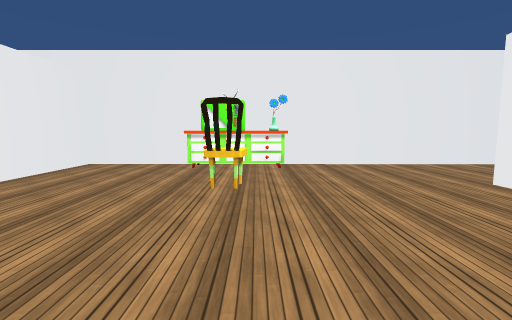
View 1 (above)

18 first-person views from a walk through a 3-D level made in the Unity game engine. The camera is 1.4 m above the floor, tilts 6° down and sees 85° across. The floor is counted in squares, 1 m on a side. Each view is taken from the middle of a square. On the plan, view 1 faces up. The plan holds only what a view shows up to about 14 squares ahead; the rest is blank. The place goes on beyond the plan. The player is left out. Some surface patterns are stand-ins.

View 2
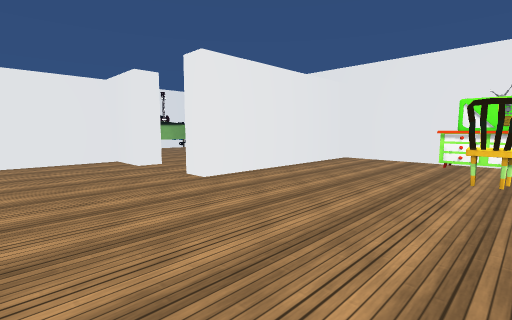

View 3
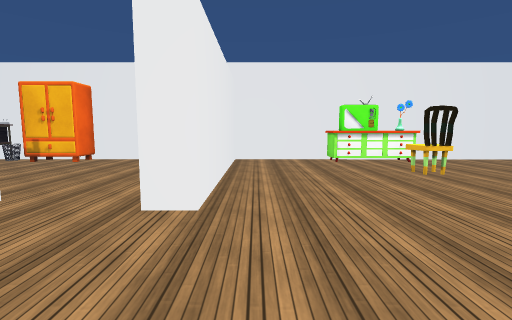

View 4
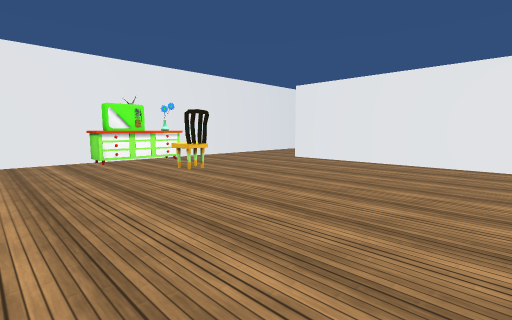

View 5
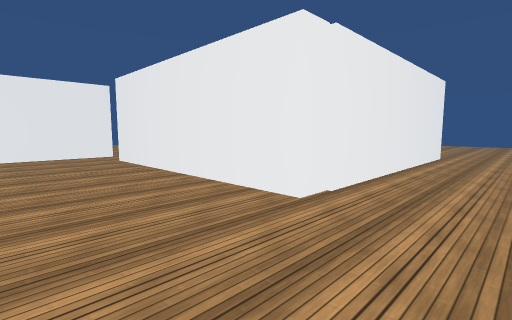

View 6
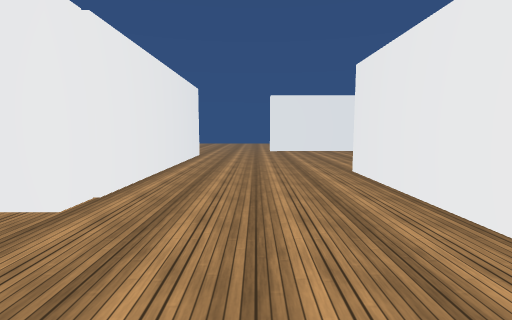

View 7
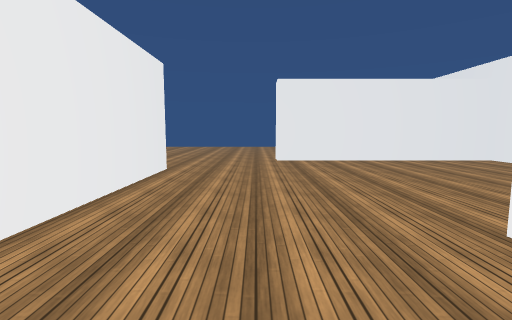

View 8
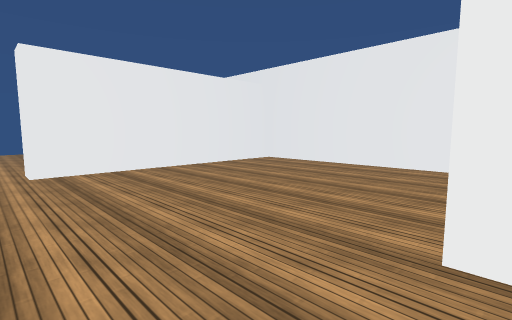

View 9
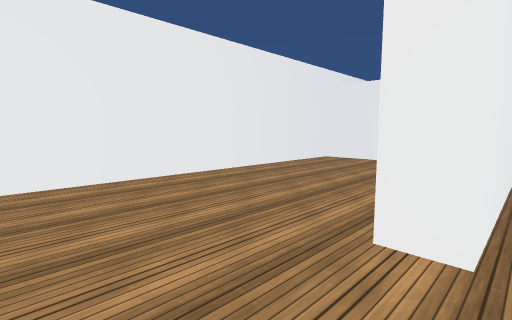

View 10
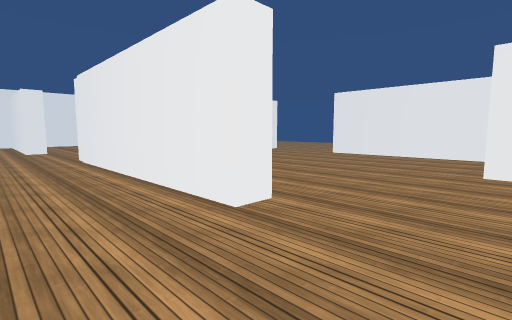

View 11
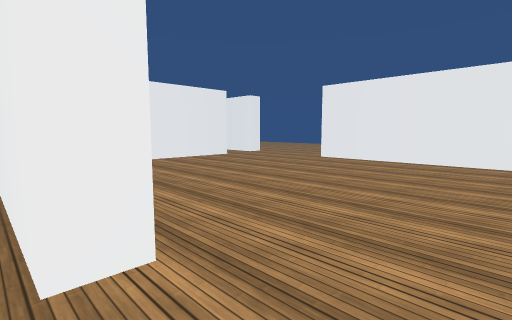

View 12
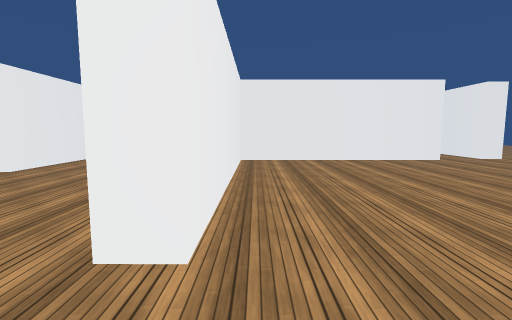

View 13
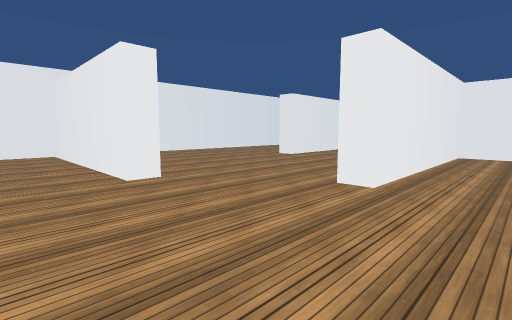

View 14
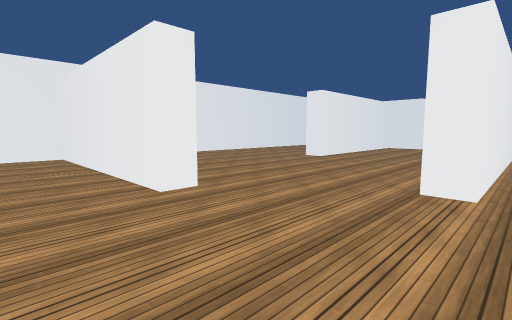

View 15
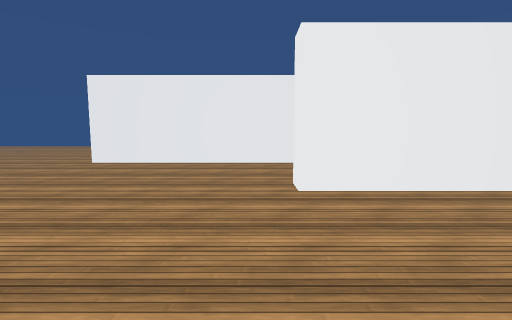

View 16
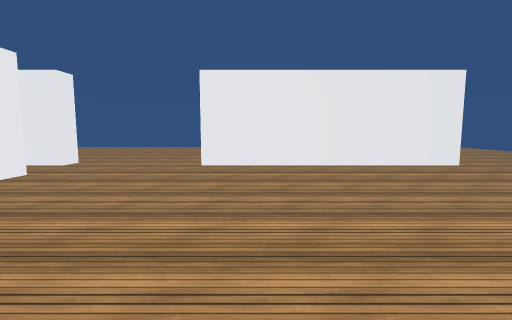

View 17
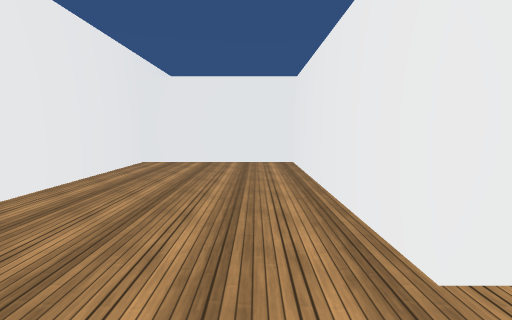

View 18
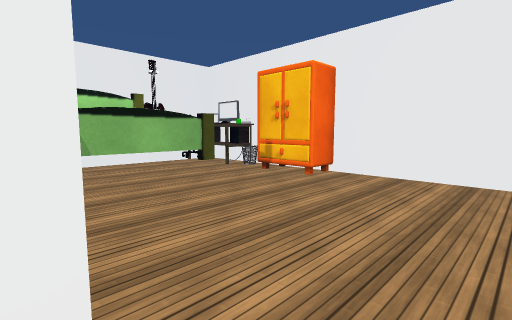

### Floor plan
Points are (right, up) in squares from view 1. A wall is a line through its corners. A room is listed if a view was taken in it or the views show most of it. See-through windows are left out.
Room 1 (views 1, 2, 3, 4, 5, 6, 7, 8, 9, 17, 18)
walls: (-11.1, 3.5) (-11.1, 2.5) (-13.3, 2.5) (-13.3, -7.6) (-14.3, -7.6) (-14.3, 2.5) (-21, 2.5) (-21, -17.1) (-11.1, -17.1); (-9.2, 11.7) (-14.1, 11.7); (-6.7, -14.2) (-6.7, -2.7) (3.9, -2.7); (-17.2, 11.7) (-20.1, 11.7); (6.2, -3.2) (6.2, 7.2); (8.6, 11.7) (-7, 11.7) (-7, 2.8) (-8.1, 2.8)
low walls: (-21, 10.4) (-21, 5.8)
ways out: opening at (-8.8, -16) to room 2; opening at (4.5, -3); opening at (8, 9)
objects: other object (-21, 10) to (-18, 11); other object (-20, 9) to (-19, 10); other object (-18, 11) to (-17, 11); other object (-16, 10) to (-14, 10); other object (-3, 10) to (1, 11); other object (-2, 11) to (0, 11); other object (-1, 6) to (0, 7)
Room 2 (views 10, 11, 12, 13, 14, 15, 16)
walls: (0.4, -21.5) (0.4, -17.1) (1.5, -17.1); (-11.1, -17.1) (-11.1, -18.1) (-21, -18.1) (-21, -20.4); (6.2, -19.2) (6.2, -8.8); (3.9, -3.7) (-5.7, -3.7) (-5.7, -14.2) (-6.7, -14.2)
ways out: opening at (-8.8, -16) to room 1; opening at (4.8, -6.5); opening at (6.5, -20.5)

Positions as (right, up) in squares from view 1, and headings:
1: (0, 0), facing up
2: (0, -2), facing up-left
3: (-6, -2), facing up
4: (-6, -2), facing up-right
5: (-10, 2), facing down-right
6: (-10, 2), facing down
7: (-10, -4), facing down
8: (-10, -7), facing down-left
9: (-13, -11), facing up-left
10: (-10, -18), facing up-right
11: (-7, -17), facing up-right
12: (-5, -17), facing up
13: (-3, -21), facing up-left
14: (-5, -21), facing up-left
15: (-6, -16), facing right
16: (-5, -11), facing right
17: (-16, -10), facing up
18: (-9, 3), facing up-left
